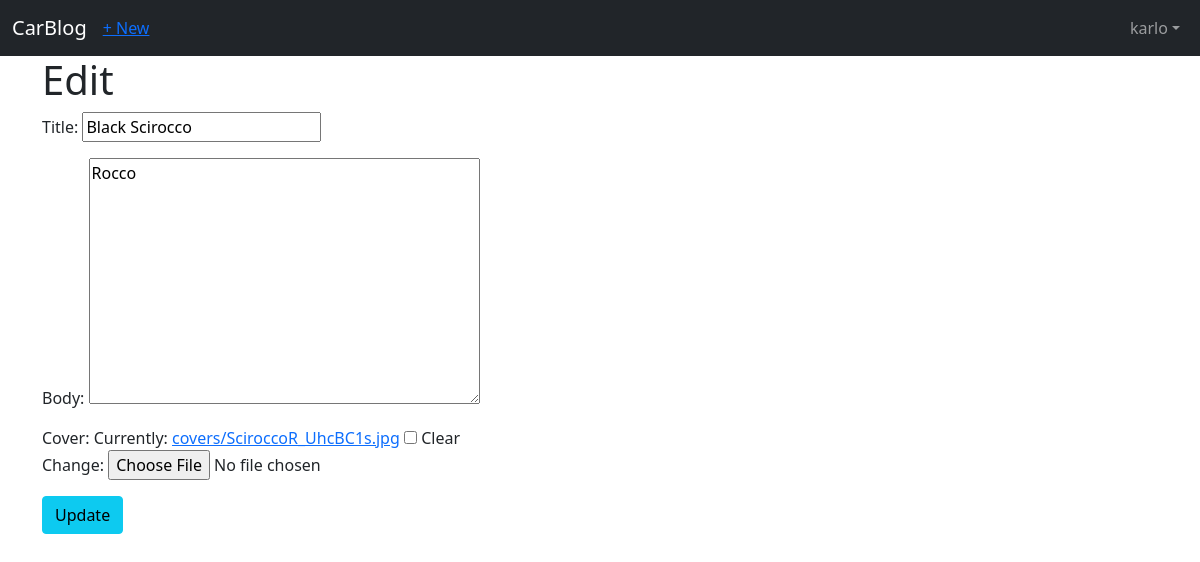
The app's page /articles/5/edit (signed in) with its own data.
### accounts/models.py (models this page shows)
class CustomUser(AbstractUser):
    age = models.PositiveIntegerField(null=True, blank=True)
    car = models.CharField(max_length=200, blank=True)

### articles/models.py (models this page shows, shortened)
class Article(models.Model):
    title = models.CharField(max_length=255)
    body = models.TextField()
    date = models.DateTimeField(auto_now_add=True)
    cover = models.ImageField(upload_to='covers/', blank=True)
    author = models.ForeignKey(
        get_user_model(),
        on_delete=models.CASCADE,
    )

### articles/views.py (the view)
# urls.py: path('<int:pk>/edit', ArticleUpdateView.as_view(), name='article_edit'),
class ArticleUpdateView(LoginRequiredMixin,UserPassesTestMixin, UpdateView):
    model = Article
    fields = ('title', 'body', 'cover',)
    template_name = 'article_edit.html'
    def test_func(self):
        obj = self.get_object()
        return obj.author == self.request.user

### templates/article_edit.html
{% extends 'base.html' %}
{% block content %}
    <h1>Edit</h1>
    <form action="" method="post" enctype="multipart/form-data">{% csrf_token %}
        {{ form.as_p }}
        <button class="btn btn-info ml-2" type="submit">Update</button>
    </form>
{% endblock content %}

### templates/base.html (shortened to what this page needs)
{% load static %}
<!doctype html>
<html lang="en">
    <head>
        <link href="https://cdn.jsdelivr.net/npm/bootstrap@5.0.2/dist/css/bootstrap.min.css" rel="stylesheet">
        <link rel="stylesheet" type="text/css" href="{% static '/css/main.css' %}">
    </head>
    <body>
        <nav class="navbar navbar-expand-lg navbar-dark bg-dark">
            <div class="container-fluid">
                <a class="navbar-brand" href="#">CarBlog</a>
                {% if user.is_authenticated %}
                    <a class="navbar-item" href="{% url 'article_new' %}">+ New</a>
                {% endif %}
                <div class="collapse navbar-collapse" id="navbarSupportedContent">
                    {% if user.is_authenticated %}
                    <ul class="nav navbar-nav ms-auto">
                        <li class="nav-item dropdown">
                            <a href="#" class="nav-link dropdown-toggle" data-bs-toggle="dropdown">{{user.username}}</a>
                        </li>
                    </ul>
            {% else %}
            <form class="form-inline ml-auto">
                <a href="{% url 'login' %}" class="btn btn-outline-secondary">Log In</a>
                <a href="{% url 'signup' %}" class="btn btn-primary ml-2">Sign up</a>
            </form>
            {% endif %}
            </div>
        </nav>
            <div class="container">
                {% block content %}
                {% endblock content %}
            </div>
    </body>
</html>

### records on screen
CustomUser: username "karlo"
Article: title "Black Scirocco", body "Rocco"
